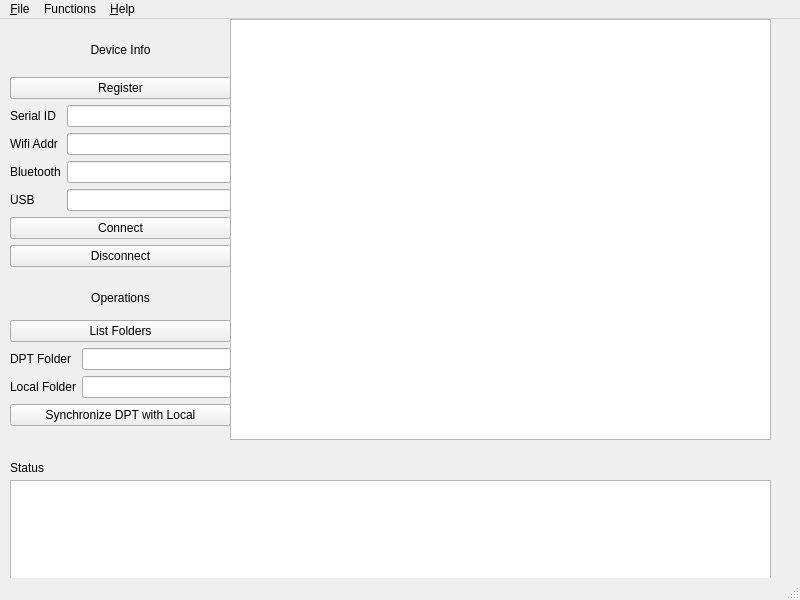
<?xml version="1.0" encoding="UTF-8"?>
<ui version="4.0">
 <class>MainWindow</class>
 <widget class="QMainWindow" name="MainWindow">
  <property name="geometry">
   <rect>
    <x>0</x>
    <y>0</y>
    <width>800</width>
    <height>600</height>
   </rect>
  </property>
  <property name="windowTitle">
   <string>DPT APP</string>
  </property>
  <widget class="QWidget" name="centralwidget">
   <widget class="QTreeView" name="treeView">
    <property name="geometry">
     <rect>
      <x>230</x>
      <y>0</y>
      <width>541</width>
      <height>421</height>
     </rect>
    </property>
   </widget>
   <widget class="QTextBrowser" name="textBrowser">
    <property name="geometry">
     <rect>
      <x>10</x>
      <y>461</y>
      <width>761</width>
      <height>161</height>
     </rect>
    </property>
   </widget>
   <widget class="QLabel" name="label_7">
    <property name="geometry">
     <rect>
      <x>10</x>
      <y>440</y>
      <width>67</width>
      <height>17</height>
     </rect>
    </property>
    <property name="text">
     <string>Status</string>
    </property>
   </widget>
   <widget class="QWidget" name="layoutWidget">
    <property name="geometry">
     <rect>
      <x>10</x>
      <y>10</y>
      <width>221</width>
      <height>238</height>
     </rect>
    </property>
    <layout class="QVBoxLayout" name="verticalLayout">
     <item>
      <widget class="QLabel" name="label">
       <property name="text">
        <string>Device Info</string>
       </property>
       <property name="alignment">
        <set>Qt::AlignCenter</set>
       </property>
      </widget>
     </item>
     <item>
      <widget class="QPushButton" name="pushButton_register">
       <property name="text">
        <string>Register</string>
       </property>
      </widget>
     </item>
     <item>
      <layout class="QFormLayout" name="formLayout">
       <item row="0" column="0">
        <widget class="QLabel" name="label_2">
         <property name="text">
          <string>Serial ID</string>
         </property>
        </widget>
       </item>
       <item row="0" column="1">
        <widget class="QLineEdit" name="lineEdit_serial"/>
       </item>
       <item row="1" column="0">
        <widget class="QLabel" name="label_3">
         <property name="text">
          <string>Wifi Addr</string>
         </property>
        </widget>
       </item>
       <item row="1" column="1">
        <widget class="QLineEdit" name="lineEdit_wifi"/>
       </item>
       <item row="2" column="0">
        <widget class="QLabel" name="label_4">
         <property name="text">
          <string>Bluetooth</string>
         </property>
        </widget>
       </item>
       <item row="2" column="1">
        <widget class="QLineEdit" name="lineEdit_bluetooth"/>
       </item>
       <item row="3" column="0">
        <widget class="QLabel" name="label_5">
         <property name="text">
          <string>USB</string>
         </property>
        </widget>
       </item>
       <item row="3" column="1">
        <widget class="QLineEdit" name="lineEdit_usb"/>
       </item>
      </layout>
     </item>
     <item>
      <widget class="QPushButton" name="pushButton_connect">
       <property name="text">
        <string>Connect</string>
       </property>
      </widget>
     </item>
     <item>
      <widget class="QPushButton" name="pushButton_disconnect">
       <property name="text">
        <string>Disconnect</string>
       </property>
      </widget>
     </item>
    </layout>
   </widget>
   <widget class="QWidget" name="">
    <property name="geometry">
     <rect>
      <x>10</x>
      <y>262</y>
      <width>221</width>
      <height>145</height>
     </rect>
    </property>
    <layout class="QVBoxLayout" name="verticalLayout_2">
     <item>
      <widget class="QLabel" name="label_6">
       <property name="text">
        <string>Operations</string>
       </property>
       <property name="alignment">
        <set>Qt::AlignCenter</set>
       </property>
      </widget>
     </item>
     <item>
      <widget class="QPushButton" name="pushButton_listFolders">
       <property name="text">
        <string>List Folders</string>
       </property>
      </widget>
     </item>
     <item>
      <layout class="QFormLayout" name="formLayout_2">
       <item row="0" column="0">
        <widget class="QLabel" name="syncFolderLabel">
         <property name="text">
          <string>DPT Folder</string>
         </property>
        </widget>
       </item>
       <item row="0" column="1">
        <widget class="QLineEdit" name="lineEdit_syncFolderDPT"/>
       </item>
       <item row="1" column="0">
        <widget class="QLabel" name="syncFolderLabel_2">
         <property name="text">
          <string>Local Folder</string>
         </property>
        </widget>
       </item>
       <item row="1" column="1">
        <widget class="QLineEdit" name="lineEdit_syncFolderLocal"/>
       </item>
      </layout>
     </item>
     <item>
      <widget class="QPushButton" name="pushButton_sync">
       <property name="text">
        <string>Synchronize DPT with Local</string>
       </property>
      </widget>
     </item>
    </layout>
   </widget>
  </widget>
  <widget class="QMenuBar" name="menubar">
   <property name="geometry">
    <rect>
     <x>0</x>
     <y>0</y>
     <width>800</width>
     <height>22</height>
    </rect>
   </property>
   <widget class="QMenu" name="menu_File">
    <property name="title">
     <string>&amp;File</string>
    </property>
    <addaction name="action_loadDeviceInfo"/>
    <addaction name="action_saveDeviceInfo"/>
   </widget>
   <widget class="QMenu" name="menuFunctions">
    <property name="title">
     <string>Functions</string>
    </property>
    <addaction name="actionZotero"/>
   </widget>
   <widget class="QMenu" name="menu_Help">
    <property name="title">
     <string>&amp;Help</string>
    </property>
   </widget>
   <addaction name="menu_File"/>
   <addaction name="menuFunctions"/>
   <addaction name="menu_Help"/>
  </widget>
  <widget class="QStatusBar" name="statusbar"/>
  <action name="actionZotero">
   <property name="text">
    <string>Zotero</string>
   </property>
  </action>
  <action name="action_loadDeviceInfo">
   <property name="text">
    <string>Load Device Info</string>
   </property>
  </action>
  <action name="action_saveDeviceInfo">
   <property name="text">
    <string>Save Device Info</string>
   </property>
  </action>
 </widget>
 <resources/>
 <connections/>
</ui>
